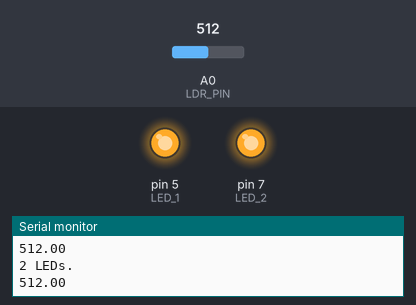
Bench run of a sketch on a simulated Arduino Uno, built with avr-gcc and run on an emulated ATmega328P. Shown: output pins drawn as LEDs (lit = HIGH), the last lines printed to the serial monitor. Inputs (shaded band) come from the test bench; at power-on: A0 (LDR_PIN) = 512.

Above: at 1.3 s.
1.4 s: A0 (LDR_PIN) set to 593
3.2 s: A0 (LDR_PIN) set to 609
At 4.9 s:
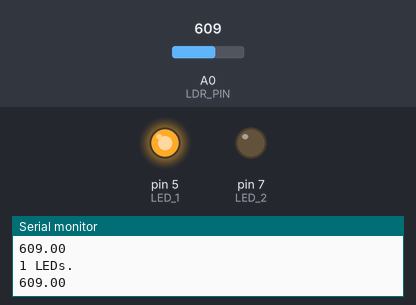
5.5 s: A0 (LDR_PIN) set to 590
At 6.5 s:
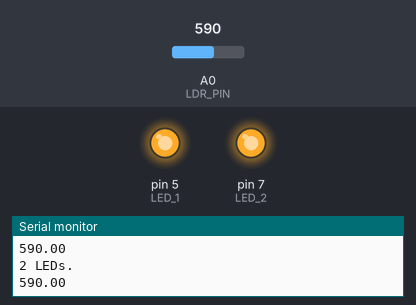
7.5 s: A0 (LDR_PIN) set to 610
At 9.3 s:
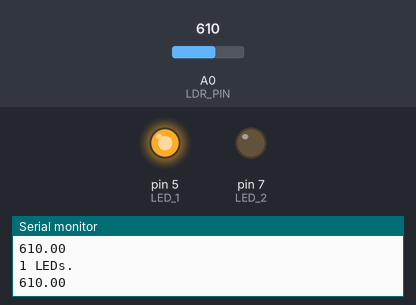
Timing chart, 0 to 10.5 s (numbered marks = the images above; inputs shaded):
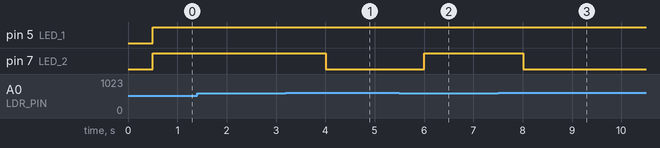

Measured:
- the behaviour switches between 600 and 601 on A0 (LDR_PIN) (found by bisection; images 0 and 1)
- after the input at 3.2 s, pin 7 (LED_2): HIGH → LOW after 0.81 s
- after the input at 5.5 s, pin 7 (LED_2): LOW → HIGH after 0.51 s
- after the input at 7.5 s, pin 7 (LED_2): HIGH → LOW after 0.51 s

The sketch:

LDR_with_LEDs.ino
```cpp
/* This script demonstrates the use of Light Dependent Resistor (LDR) with LEDs.
Based on a specific resistance value of LDR, it outputs a specific LEDs pattern. */


#define LDR_PIN A0

int LED_1 = 5;
int LED_2 = 7;


void setup() {
  Serial.begin(9600);
  pinMode(LED_1, OUTPUT);
  pinMode(LED_2, OUTPUT);
}


void loop() {
  float ldr = analogRead(LDR_PIN);  // read LDR value
  Serial.println(ldr);
  delay(500);

  if (ldr > 800) {  // turn LEDs off, not in the dark space
    digitalWrite(LED_1, LOW);
    digitalWrite(LED_2, LOW);
    Serial.println("No LEDs.");
  }

  else if (ldr <= 800 && ldr > 600) {  // turn one LED on, in the dark space
    digitalWrite(LED_1, HIGH);
    digitalWrite(LED_2, LOW);
    Serial.println("1 LEDs.");
  }

  else if (ldr < 600) {  // turn two LEDs on, in the darker space
    digitalWrite(LED_1, HIGH);
    digitalWrite(LED_2, HIGH);
    Serial.println("2 LEDs.");
  }
}
```
